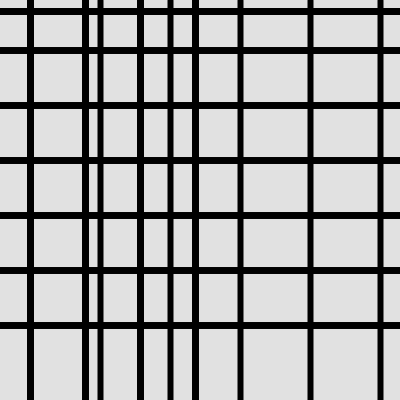
Frame 1 (no input)
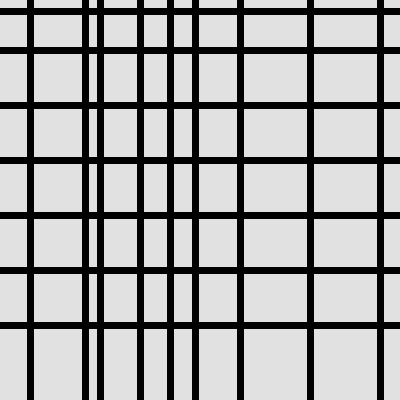
Frame 60 (the mouse pressed at the canvas centre just before this capture)
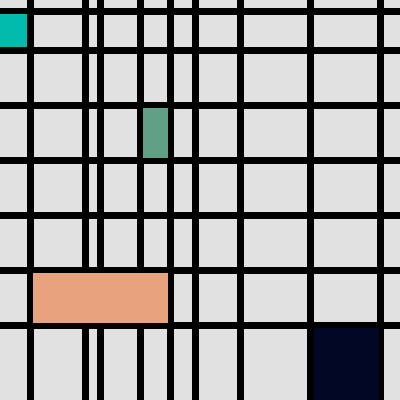
Frame 120 (the mouse held since frame 60 and released just before this capture)

The Processing sketch that drew these frames (run headless with seeded random() and noise(); from frame 60 on, the mouse is pressed at the canvas centre):

// Processing sketch: processing_38287
// ── processing_38287.pde

void setup() {
  size(400,400);
  background(225,225,225);
  strokeWeight(6);
}

//set Line Parameters
void draw() {
  for (int x=0; x<=width; x=x+70) {
   
      line(x+30,0,x+30,height);
      
         for (int y=0; y<=height-100; y=y+55) {
     
             line(0,y+50,width,y+50);
             
             for (int z=0; z<=height/2; z=z+55)
              line(z+30,0,z+30,height);
             
             for (int Y=0; Y<=height-100; Y=Y+5);
                line(0,Y+10,width,Y+10);
                
//Add rectangles                
     if (mousePressed == true) {      
     fill(random(0,255),random(0,255),random(0,255));
     
      noStroke();
      
      rect(0,14,27,33);
     fill(random(0,255),random(0,255),random(0,255));
      rect(143,108,25,50);
     fill(random(0,255),random(0,255),random(0,255));
      rect(314,328,65,73);
     fill(random(0,255),random(0,255),random(0,255));
       rect(33,273,135,50);
           
     }
    }
    
   
      
    
  }
}
